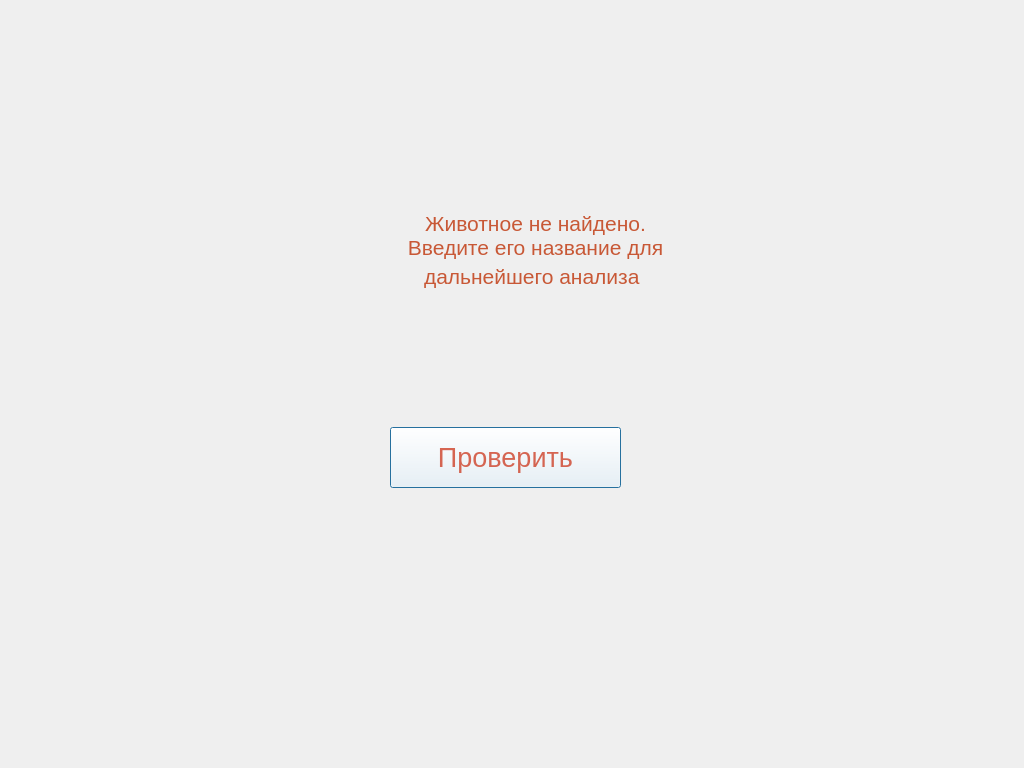
<?xml version="1.0" encoding="UTF-8"?>
<ui version="4.0">
 <class>CheckAnimal</class>
 <widget class="QDialog" name="CheckAnimal">
  <property name="geometry">
   <rect>
    <x>0</x>
    <y>0</y>
    <width>1024</width>
    <height>768</height>
   </rect>
  </property>
  <property name="windowTitle">
   <string>Dialog</string>
  </property>
  <widget class="QLabel" name="label">
   <property name="geometry">
    <rect>
     <x>340</x>
     <y>180</y>
     <width>391</width>
     <height>141</height>
    </rect>
   </property>
   <property name="font">
    <font>
     <pointsize>20</pointsize>
    </font>
   </property>
   <property name="layoutDirection">
    <enum>Qt::LeftToRight</enum>
   </property>
   <property name="text">
    <string>&lt;html&gt;&lt;head&gt;&lt;body&gt;&lt;p align=&quot;center&quot;&gt;&lt;span style=&quot;font-family:'Comic Sans MS'; font-size:16pt;color:#c85836;&quot;&gt;Животное не найдено.&lt;br&gt;Введите его название для&lt;br&gt; дальнейшего анализа&lt;/span&gt;&lt;/p&gt;&lt;/body&gt;&lt;/head&gt;&lt;/html&gt;


</string>
   </property>
  </widget>
  <widget class="QLineEdit" name="usersAnimal">
   <property name="geometry">
    <rect>
     <x>354</x>
     <y>349</y>
     <width>300</width>
     <height>60</height>
    </rect>
   </property>
   <property name="styleSheet">
    <string notr="true">background:rgba(255, 255, 255, 0);
color:rgba(204, 57, 31, 196);
border: 1px solid rgba(255, 255, 255, 0);
font-size: 27pt;
font: &quot;Comic Sans MS&quot;;</string>
   </property>
   <property name="text">
    <string/>
   </property>
  </widget>
  <widget class="QPushButton" name="pushButton">
   <property name="geometry">
    <rect>
     <x>390</x>
     <y>427</y>
     <width>231</width>
     <height>61</height>
    </rect>
   </property>
   <property name="font">
    <font>
     <pointsize>20</pointsize>
     <weight>50</weight>
     <italic>false</italic>
     <bold>false</bold>
    </font>
   </property>
   <property name="styleSheet">
    <string notr="true">background:rgba(255, 255, 255, 0);
color:rgba(204, 57, 31, 196);
font-size:20pt;
font:&quot;Arial Rounded MT Bold&quot;;</string>
   </property>
   <property name="text">
    <string>Проверить</string>
   </property>
  </widget>
  <widget class="QLabel" name="label1">
   <property name="geometry">
    <rect>
     <x>300</x>
     <y>183</y>
     <width>452</width>
     <height>142</height>
    </rect>
   </property>
   <property name="text">
    <string/>
   </property>
  </widget>
  <widget class="QLabel" name="label2">
   <property name="geometry">
    <rect>
     <x>149</x>
     <y>225</y>
     <width>220</width>
     <height>226</height>
    </rect>
   </property>
   <property name="text">
    <string/>
   </property>
  </widget>
  <widget class="QLabel" name="label3">
   <property name="geometry">
    <rect>
     <x>352</x>
     <y>348</y>
     <width>319</width>
     <height>67</height>
    </rect>
   </property>
   <property name="text">
    <string/>
   </property>
  </widget>
  <widget class="QLabel" name="label4">
   <property name="geometry">
    <rect>
     <x>400</x>
     <y>431</y>
     <width>217</width>
     <height>55</height>
    </rect>
   </property>
   <property name="text">
    <string/>
   </property>
  </widget>
  <widget class="QLabel" name="label5">
   <property name="geometry">
    <rect>
     <x>-4</x>
     <y>192</y>
     <width>1042</width>
     <height>429</height>
    </rect>
   </property>
   <property name="text">
    <string/>
   </property>
  </widget>
  <widget class="QLabel" name="label6">
   <property name="geometry">
    <rect>
     <x>-10</x>
     <y>240</y>
     <width>1046</width>
     <height>356</height>
    </rect>
   </property>
   <property name="text">
    <string/>
   </property>
  </widget>
  <widget class="QLabel" name="label8">
   <property name="geometry">
    <rect>
     <x>0</x>
     <y>0</y>
     <width>1024</width>
     <height>768</height>
    </rect>
   </property>
   <property name="text">
    <string/>
   </property>
  </widget>
  <widget class="QLabel" name="label7">
   <property name="geometry">
    <rect>
     <x>-9</x>
     <y>269</y>
     <width>1035</width>
     <height>317</height>
    </rect>
   </property>
   <property name="styleSheet">
    <string notr="true">background:rgba(255, 255, 255, 0);</string>
   </property>
   <property name="text">
    <string/>
   </property>
  </widget>
  <zorder>label8</zorder>
  <zorder>label1</zorder>
  <zorder>label2</zorder>
  <zorder>label3</zorder>
  <zorder>label4</zorder>
  <zorder>label5</zorder>
  <zorder>label6</zorder>
  <zorder>label7</zorder>
  <zorder>pushButton</zorder>
  <zorder>usersAnimal</zorder>
  <zorder>label</zorder>
 </widget>
 <resources/>
 <connections/>
</ui>
